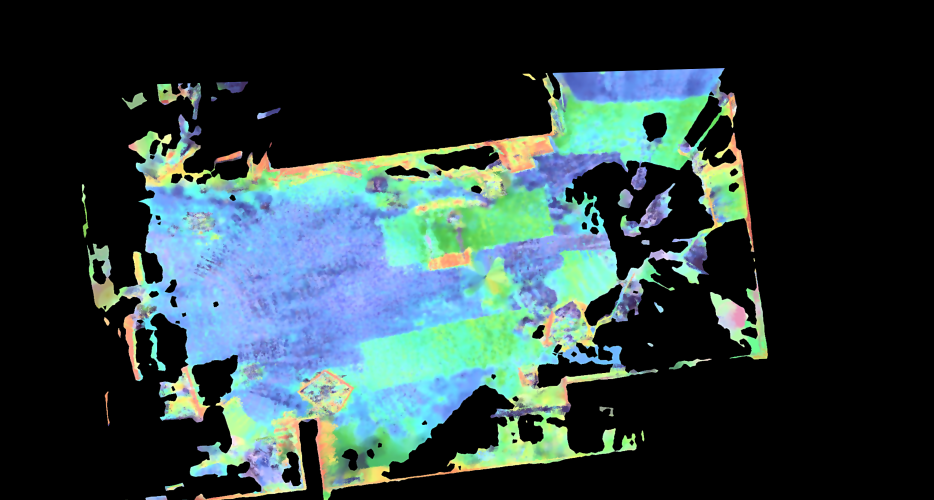
#> input picture map/lab_map_28x15.png, 2800 x 1500 px, found by its file name (shown at 1/3 size)
$ python calibrate_lab_map.py
#> lines starting #> are read from the running program, lines starting #| are printed output that depends on the picture
#!/usr/bin/env python3
"""
calibrate_lab_map.py — 交互式实验室地图标定对齐工具

功能：
  通过在旧地图上点击已知物理位置，并输入对应的 RViz 世界坐标，
  计算仿射变换（平移 + 旋转 + 缩放），将旧地图挪到正确位置，
  生成新的 display_panel 底图。

使用方法：
  python3 scripts/calibrate_lab_map.py

操作步骤：
  1. 在弹出的旧地图窗口中，左键点击一个你能辨认的物理位置
  2. 在终端输入该位置在 RViz 中读到的世界坐标 (X Y)
  3. 重复以上步骤，至少标定 2 个点（推荐 3-5 个）
  4. 按 [p] 预览变换效果（带网格线）
  5. 满意后按 [w] 保存新地图

快捷键：
  左键点击  - 在旧地图上标记一个标定点
  [p]       - 预览变换效果
  [w]       - 保存新地图（自动备份旧地图）
  [u]       - 撤销最后一个标定点
  [r]       - 重置所有标定点
  [q/ESC]   - 退出
"""

import cv2
import numpy as np
import json
import os
import sys
import shutil
import time
from pathlib import Path

# ============ 路径配置 ============
PROJECT_ROOT = os.path.dirname(os.path.dirname(os.path.abspath(__file__)))
CONFIG_PATH = os.path.join(PROJECT_ROOT, "configs", "main_config.yaml")

# 输出尺寸（与 display_panel 一致）
CANVAS_W = 2800   # 像素
CANVAS_H = 1500   # 像素
FIELD_W  = 28.0   # 米
FIELD_H  = 15.0   # 米
SCALE    = 100.0   # px/m

# 标定点持久化文件
CALIB_POINTS_PATH = os.path.join(PROJECT_ROOT, "configs", "calibration", "lab_map_calib_points.json")


def load_config():
    """加载 main_config.yaml 获取当前场景的地图路径"""
    try:
        import yaml
        with open(CONFIG_PATH, 'r') as f:
            cfg = yaml.safe_load(f)
        scene = cfg.get('global', {}).get('scene', 'lab')
        scenes = cfg.get('scenes', {})
        scene_cfg = scenes.get(scene, scenes.get('lab', {}))
        std_map_rel = scene_cfg.get('std_map', 'data/maps/lab/lab_map_28x15.png')
        return {
            'scene': scene,
            'std_map': os.path.join(PROJECT_ROOT, std_map_rel),
            'field_width': scene_cfg.get('field_width', FIELD_W),
            'field_height': scene_cfg.get('field_height', FIELD_H),
        }
    except Exception as e:
        print(f"[WARN] 无法加载配置: {e}")
        return {
            'scene': 'lab',
            'std_map': os.path.join(PROJECT_ROOT, 'data', 'maps', 'lab', 'lab_map_28x15.png'),
            'field_width': FIELD_W,
            'field_height': FIELD_H,
        }


# [12 lines left out: functions world_to_canvas, canvas_to_world, not called in this run]


class MapCalibrator:
    """交互式地图标定器"""

    def __init__(self, map_path):
#> called with map_path = 'data/maps/lab/lab_map_28x15.png'
        self.map_path = map_path
        self.old_map = cv2.imread(map_path)
#> self.old_map is the input picture: shape (1500, 2800, 3); mean B, G, R 65.6, 64.9, 45.6
        if self.old_map is None:
            raise FileNotFoundError(f"无法读取地图: {map_path}")

        self.old_h, self.old_w = self.old_map.shape[:2]
#> self.old_h = 1500; self.old_w = 2800
        print(f"旧地图尺寸: {self.old_w}×{self.old_h} 像素")
#| 旧地图尺寸: 2800×1500 像素

        # 标定点列表: [(old_px, old_py, world_x, world_y), ...]
        self.calib_points = []

        # 当前点击的像素位置（等待输入世界坐标）
        self.pending_click = None

        # 显示缩放（旧地图可能很大，缩放显示）
        self.display_scale = min(1.0, 1200.0 / self.old_w, 800.0 / self.old_h)
#> self.display_scale = 0.429

        # 仿射变换矩阵
        self.transform_matrix = None

        # 加载持久化的标定点
        self._load_calib_points()

    def _load_calib_points(self):
        """从 JSON 加载已保存的标定点"""
        if os.path.exists(CALIB_POINTS_PATH):
            try:
                with open(CALIB_POINTS_PATH, 'r') as f:
                    data = json.load(f)
                self.calib_points = [tuple(p) for p in data.get('points', [])]
                if self.calib_points:
                    print(f"[INFO] 已加载 {len(self.calib_points)} 个历史标定点")
                    for i, (ox, oy, wx, wy) in enumerate(self.calib_points):
                        print(f"  #{i+1}: 旧图({ox:.0f}, {oy:.0f}) → 世界({wx:.2f}, {wy:.2f})")
            except Exception as e:
                print(f"[WARN] 加载标定点失败: {e}")

    # [23 lines left out: functions _save_calib_points, mouse_callback, not called in this run]

    def draw_old_map(self):
        """绘制带标定点标记的旧地图"""
        display = self.old_map.copy()

        # 画已标定的点
        for i, (ox, oy, wx, wy) in enumerate(self.calib_points):
            cv2.circle(display, (int(ox), int(oy)), 12, (0, 255, 0), 3)
            cv2.circle(display, (int(ox), int(oy)), 4, (0, 255, 0), -1)
            label = f"#{i+1} ({wx:.1f},{wy:.1f})"
            cv2.putText(display, label, (int(ox) + 15, int(oy) - 8),
                        cv2.FONT_HERSHEY_SIMPLEX, 0.7, (0, 255, 0), 2)

        # 画等待确认的点击
        if self.pending_click:
            px, py = self.pending_click
            cv2.circle(display, (px, py), 15, (0, 0, 255), 3)
            cv2.drawMarker(display, (px, py), (0, 0, 255),
                           cv2.MARKER_CROSS, 25, 2)
            cv2.putText(display, "等待输入世界坐标...", (px + 20, py + 5),
                        cv2.FONT_HERSHEY_SIMPLEX, 0.7, (0, 0, 255), 2)

        # 状态栏
        status = f"标定点: {len(self.calib_points)}个 | 点击地图添加 | [p]预览 [w]保存 [u]撤销 [r]重置 [q]退出"
        h = display.shape[0]
#> h = 1500
        cv2.rectangle(display, (0, h - 40), (display.shape[1], h), (0, 0, 0), -1)
        cv2.putText(display, status, (10, h - 12),
                    cv2.FONT_HERSHEY_SIMPLEX, 0.6, (255, 255, 255), 1)

        # 缩放显示
        if self.display_scale < 1.0:
            dw = int(display.shape[1] * self.display_scale)
#> dw = 1200
            dh = int(display.shape[0] * self.display_scale)
#> dh = 642
            display = cv2.resize(display, (dw, dh))
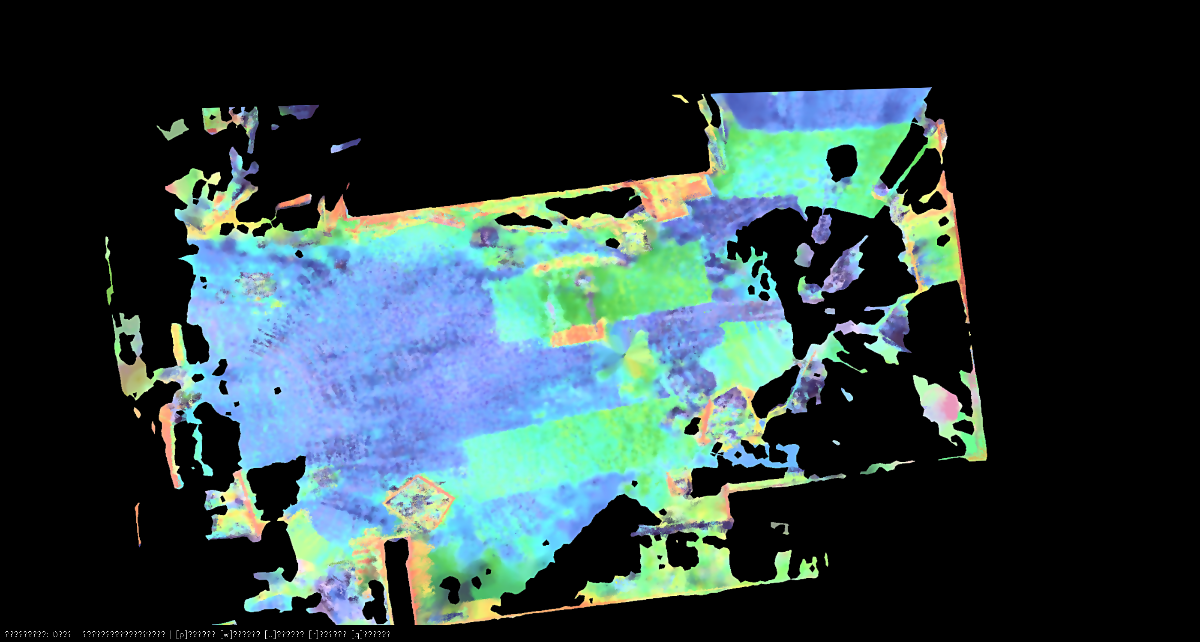
#> display: shape (642, 1200, 3); mean B, G, R 65.4, 64.7, 45.3

        return display

    # [175 lines left out: functions compute_transform, generate_preview, save_new_map, not called in this run]

    def run(self):
        """主交互循环"""
        win_name = "Lab Map Calibrator (click to add points)"
        cv2.namedWindow(win_name, cv2.WINDOW_AUTOSIZE)
        cv2.setMouseCallback(win_name, self.mouse_callback)

        preview_win = "Preview (press [w] to save)"
        preview_shown = False

        print("\n" + "=" * 60)
        print("       交互式实验室地图标定对齐工具")
        print("=" * 60)
        print("操作说明:")
        print("  1. 在地图窗口中左键点击一个你认识的位置")
        print("  2. 在终端输入该位置的 RViz 世界坐标 (X Y)")
        print("  3. 至少标定 2 个点后按 [p] 预览")
        print("  4. 满意后按 [w] 保存新地图")
        print("=" * 60)

        while True:
            # 显示旧地图
            display = self.draw_old_map()
            cv2.imshow(win_name, display)

            key = cv2.waitKey(50) & 0xFF
#> (key q is pressed here)

            # 处理终端输入（非阻塞检查 pending_click）
            if self.pending_click is not None:
                try:
                    # 使用 select 模拟非阻塞输入（或直接用 input）
                    coord_str = input("  >>> 世界坐标 (X Y): ").strip()
                    if coord_str:
                        # 清理输入：移除括号并替换逗号
                        clean_str = coord_str.replace('(', '').replace(')', '').replace('[', '').replace(']', '').replace(',', ' ')
                        parts = clean_str.split()
                        if len(parts) < 2:
                            print(f"  [ERROR] 输入不足 2 个数字，请重新点击并输入")
                            self.pending_click = None
                            continue
                        wx, wy = float(parts[0]), float(parts[1])
                        ox, oy = self.pending_click
                        self.calib_points.append((ox, oy, wx, wy))
                        self._save_calib_points()
                        print(f"  [OK] 标定点 #{len(self.calib_points)}: "
                              f"旧图({ox}, {oy}) → 世界({wx:.2f}, {wy:.2f})")
                        self.transform_matrix = None  # 需要重新计算
                except (ValueError, IndexError):
                    print("  [ERROR] 格式错误，请输入两个数字，如: 10.5 6.3")
                except EOFError:
                    break
                finally:
                    self.pending_click = None

            if key == ord('p') or key == ord('P'):
                # 预览
                if len(self.calib_points) < 2:
                    print("[ERROR] 至少需要 2 个标定点才能预览！")
                    continue
                self.transform_matrix = None  # 强制重新计算
                preview = self.generate_preview()
                if preview is not None:
                    # 缩放预览窗口
                    scale = min(1.0, 1400.0 / CANVAS_W, 900.0 / CANVAS_H)
                    if scale < 1.0:
                        dw = int(CANVAS_W * scale)
                        dh = int(CANVAS_H * scale)
                        preview_display = cv2.resize(preview, (dw, dh))
                    else:
                        preview_display = preview
                    cv2.imshow(preview_win, preview_display)
                    preview_shown = True
                    print("[预览] 预览窗口已更新。满意请按 [w] 保存。")

            elif key == ord('w') or key == ord('W'):
                # 保存
                if len(self.calib_points) < 2:
                    print("[ERROR] 至少需要 2 个标定点才能保存！")
                    continue
                self.transform_matrix = None
                if self.save_new_map():
                    print("\n[SUCCESS] 新地图已保存！重启 display_panel 即可看到效果。")

            elif key == ord('u') or key == ord('U'):
                # 撤销
                if self.calib_points:
                    removed = self.calib_points.pop()
                    self.transform_matrix = None
                    self._save_calib_points()
                    print(f"[撤销] 移除标定点: 旧图({removed[0]:.0f}, {removed[1]:.0f}) "
                          f"→ 世界({removed[2]:.2f}, {removed[3]:.2f})")
                else:
                    print("[INFO] 没有可撤销的标定点")

            elif key == ord('r') or key == ord('R'):
                # 重置
                self.calib_points = []
                self.transform_matrix = None
                self._save_calib_points()
                print("[重置] 所有标定点已清除")

            elif key == ord('q') or key == ord('Q') or key == 27:  # ESC
                break

        cv2.destroyAllWindows()


def main():
    cfg = load_config()
    map_path = cfg['std_map']

    print(f"当前场景: {cfg['scene']}")
    print(f"地图文件: {map_path}")

    if not os.path.exists(map_path):
        print(f"[ERROR] 地图文件不存在: {map_path}")
        sys.exit(1)

    calibrator = MapCalibrator(map_path)
    calibrator.run()


if __name__ == '__main__':
    main()
